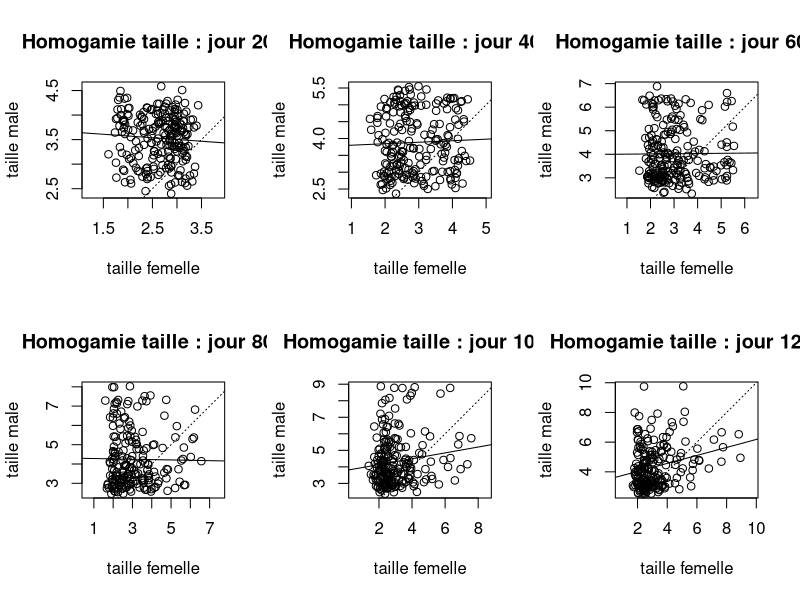

Write R code to recreate this figure. (Note: this script raises an error after producing the figure.)
rm(list=ls())

debut <- Sys.time()

repetition <- 2
?rep
for (iteration in 1:repetition)

tps_max <- 1200
temps <- numeric(tps_max)
nb_ind_en_mue <- numeric(tps_max)
nb_fem_libre <- numeric(tps_max)
nb_mal_dispo <- numeric(tps_max)
nb_couples <- numeric(tps_max)
coeff_pearson <- numeric(tps_max)
nm <- 550
nf <- 450
txmort_male <- 0.005
txmort_femelle <- 0.005
instant <- 200
screeninstant <- 1

split.screen(c(2,3))
	
###################
#TRAME DISTRIBUTION
###################

# Femelles :

no <- c(1:nf)
taille <- rnorm(nf,2,0.2)
max_dist_mue <- ceiling((6.75+14.83*taille))
dist_mue <- ceiling(runif(nf, min=0, max=max_dist_mue))
no_male <- numeric(nf)
date_receptivite <- floor(max_dist_mue/2)
age <- 0
nb_mue <- 0

taille_male <- numeric(nf)
dist_mue_male <- numeric(nf)
femelle <- data.frame(no, taille, dist_mue, date_receptivite, age, nb_mue, no_male, taille_male, dist_mue_male)


# Males :

no <- c(1:nm)
taille <- rnorm(nm,2.75,0.2)
max_dist_mue <- (6.75+14.83*taille)  
dist_mue <- ceiling(runif(nm, min=0, max=max_dist_mue))  
age <- 0
nb_mue <- 0
no_femelle <- numeric(nm)
taille_femelle <- numeric(nm)
dist_mue_femelle <- numeric(nm)
male <- data.frame(no, taille, dist_mue, age, nb_mue, no_femelle, taille_femelle, dist_mue_femelle)


###########################
# VIEILLISSEMENT POPULATION
###########################
  
for (tps in 1:tps_max) {
  
    # tous les individus vieillissent d'un jour :
	femelle$age <- femelle$age + 1
	male$age <- male$age + 1	
    femelle$dist_mue <- femelle$dist_mue -1
    femelle$dist_mue_male[femelle$dist_mue_male != 0] <- femelle$dist_mue_male[femelle$dist_mue_male != 0] -1
    male$dist_mue <- male$dist_mue -1
    male$dist_mue_femelle[male$dist_mue_femelle != 0] <- male$dist_mue_femelle[male$dist_mue_femelle != 0] -1
    
    # y en a-t-il qui mue aujourd'hui (femelle et male) ?
    nbmuetoday <- length(femelle$dist_mue[femelle$dist_mue == 0]) + length(male$dist_mue[male$dist_mue == 0])

        
# si un des membres de la paire mue, le couple se sépare : 
    if (nbmuetoday > 0) {
        femelle_en_mue <- femelle$no[femelle$dist_mue == 0]
        #males appariés avec une femelle qui mue aujourd'hui :
        male_apparie <- femelle$no_male[femelle_en_mue]  
        
        male_en_mue <- male$no[male$dist_mue == 0]
        femelle_apparie <- male$no_femelle[male_en_mue]
        
        # femelle devient libre :
        femelle$no_male[femelle_en_mue] <- 0
        femelle$taille_male[femelle_en_mue] <- 0
        femelle$dist_mue_male[femelle_en_mue] <- 0
        male$no_femelle[male_apparie] <- 0
        male$taille_femelle[male_apparie] <- 0
        male$dist_mue_femelle[male_apparie] <- 0
        
        # male devient libre :
        male$no_femelle[male_en_mue] <- 0
        male$taille_femelle[male_en_mue] <- 0
        male$dist_mue_femelle[male_en_mue] <- 0
        femelle$no_male[femelle_apparie] <- 0
        femelle$taille_male[femelle_apparie] <- 0
        femelle$dist_mue_male[femelle_apparie] <- 0
        
        # les individus grandissent après mue (+10%) :
        femelle$taille[femelle_en_mue] <- femelle$taille[femelle_en_mue]*1.10
        femelle$dist_mue[femelle_en_mue] <- ceiling(6.75+14.83*femelle$taille[femelle_en_mue])
        femelle$date_receptivite[femelle_en_mue] <- floor(femelle$dist_mue[femelle_en_mue]/2)
      
        male$taille[male_en_mue] <- male$taille[male_en_mue]*1.10
        male$dist_mue[male_en_mue] <- ceiling(6.75+14.83*male$taille[male_en_mue])
		
		# on compte 1 mue de plus : 
		femelle$nb_mue[femelle_en_mue] <- femelle$nb_mue[femelle_en_mue] + 1 
		male$nb_mue[male_en_mue] <- male$nb_mue[male_en_mue] + 1
    }
        
    ############
    #APPARIEMENT
    ############
    

    # combien de femelles sont libres & receptives aujourd'hui ?
    nblibretoday <- length(femelle$no_male[femelle$no_male == 0 & femelle$dist_mue <= femelle$date_receptivite])
    # combien de males sont célibataires ?
    nbcelibataire <- length(male$no[male$no_femelle == 0])
    
    # s'il y a des individus libres, on lance l'appariement
    if (nblibretoday > 0 & nbcelibataire > 0){
      # pour chaque femelle (ligne = compteur de ligne) :
        for (ligne in 1 : nf) {
	
          # quels mâles sont disponibles (i.e. célibataires et qui muent APRES la femelle) ?
            disponible <- male$no[male$no_femelle == 0 & (male$dist_mue > femelle$dist_mue[ligne])]
            
           # si la femelle est disponible (i.e. libre + receptive + mature) :
			if (femelle$no_male[ligne] == 0 & femelle$dist_mue[ligne] <= femelle$date_receptivite[ligne]) {
           # /!\ pour eviter le "bug du sample" :
                if (length(disponible) == 1) {
                    femelle$no_male[ligne] <- disponible
                    male$no_femelle[disponible] <- femelle$no[ligne]
                } else if (length(disponible) > 1) {
                  # choix aléatoire du male :
                    no_male_selec <- sample(disponible,1)
                    femelle$no_male[ligne] <- no_male_selec
                    male$no_femelle[no_male_selec] <- femelle$no[ligne]
                }
                femelle$taille_male[ligne] <- male$taille[no_male_selec]
                femelle$dist_mue_male[ligne] <- male$dist_mue[no_male_selec]
                
                male$taille_femelle[no_male_selec] <- femelle$taille[ligne]
                male$dist_mue_femelle[no_male_selec] <- femelle$dist_mue[ligne]
            }
        }
    }

# table(femelle$no_male)
# table(male$no_femelle)


    ######################
    # MORTALITE/NAISSANCES
    ######################

### Mortalité :
    
  # combien de males et de femelles vont mourir aujourd'hui ?
    nb_male_mort <- floor(nm*txmort_male)
    nb_femelle_mort <- floor(nf*txmort_femelle)
    
  # la mort s'abat aléatoirement sur les individus :
    no_male_mort <- sample(male$no, nb_male_mort)
    no_femelle_mort <- sample(femelle$no, nb_femelle_mort)
    
  # les individus appariés aux morts se retrouvent seuls :
	veuf <- femelle$no_male[no_femelle_mort]
	veuve <- male$no_femelle[no_male_mort]
	male[veuf, 6:8] <- 0
	femelle[veuve, 7:9] <- 0
	
  # suppression des individus malchanceux :
    male[no_male_mort, 2:8] <- 0 
    femelle[no_femelle_mort, 2:9] <- 0

	

### Naissances :
  # pour chaque mort, un individu nait :
  
    femelle$taille[no_femelle_mort] <- rnorm(nb_femelle_mort,2,0.2)
    max_dist_mue <- ceiling(6.75 + 14.83 * femelle$taille[no_femelle_mort])
    femelle$dist_mue[no_femelle_mort] <- max_dist_mue
    femelle$date_receptivite[no_femelle_mort] <- floor(femelle$dist_mue[no_femelle_mort]/2)
    
    male$taille[no_male_mort] <- rnorm(nb_male_mort,2.75,0.2)
    max_dist_mue <- ceiling(6.75 + 14.83 * male$taille[no_male_mort])
    male$dist_mue[no_male_mort] <- max_dist_mue

	
	coeff <- cor.test(femelle$taille_male[femelle$no_male != 0], femelle$taille[femelle$no_male != 0], method = "pearson")$estimate
    nb_ind_en_mue[tps] <- nbmuetoday
    nb_fem_libre[tps] <- nblibretoday
	nb_mal_dispo[tps] <- length(disponible)
	nb_couples[tps] <- length(femelle$no[femelle$no_male != 0])
	coeff_pearson[tps] <- coeff
	temps[tps] <- tps
	
	
	if (tps == instant) {
		screen(screeninstant)
		plot(femelle$taille_male[femelle$no_male != 0]~femelle$taille[femelle$no_male != 0], xlab="taille femelle", ylab="taille male", main = paste("Homogamie taille : jour", instant), asp=1)
		abline(0,1, lty=3)
		reg <- lm((femelle$taille_male[femelle$no_male != 0]~femelle$taille[femelle$no_male != 0]))
		abline(reg)
		instant <- instant + 200
		screeninstant <- screeninstant + 1	
	}
}
femelle
male
nb_ind_en_mue
nb_fem_libre
nb_mal_dispo 
nb_couples
coeff_pearson
temps
fin <- Sys.time()


warnings()
fin - debut


windows()
split.screen(c(1,2))
screen(1)
hist(femelle$taille, xlab= 'Taille', main = 'Distribution taille femelles', breaks = 40)
screen(2)
hist(male$taille, xlab= 'Taille', main = 'Distribution taille males', breaks = 40)

windows()
plot(nb_couples, type="l", xlab='Jours', main='Nombre de couples par jour')

windows()
plot(coeff_pearson, type="l", xlab="jours", main="Coefficient de correlation de Pearson", sub="Entre taille des individus appariés")



